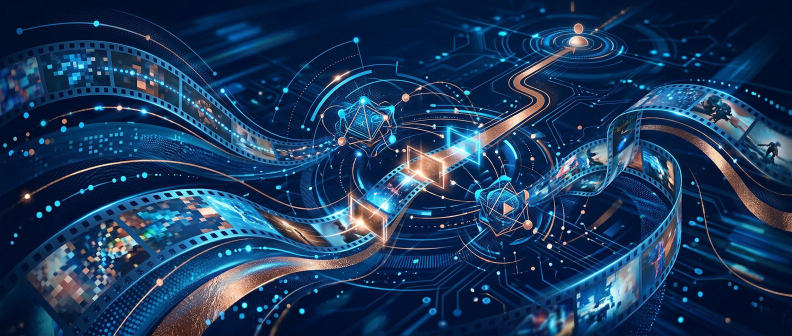
#> input picture experiments/001-youtube-citation-type/hero-source.jpg, 1584 x 672 px (shown at 1/2 size)
$ python make_og_image.py ../experiments/001-youtube-citation-type/hero-source.jpg out.png
#> lines starting #> are read from the running program, lines starting #| are printed output that depends on the picture
#> in make_og_image, base is the input picture: PIL image 1584x672 RGB; mean R, G, B 27.2, 56.8, 91.2
### src/aeo_research/og_image.py
"""Turn a raw generated image into a branded 1200×630 OpenGraph card.

The Spyglasses convention (see the example blog cards): an abstract image in
the brand palette, no words, with the gold isotype composited in the lower-
right corner. This module does the deterministic part — cover-crop to exactly
1200×630 and stamp the isotype — so the only manual step left is generating
the source art.

Used for both research-article hero/OG images and the companion blog cards.
"""

from __future__ import annotations

import io
from pathlib import Path

from PIL import Image

_ASSETS = Path(__file__).resolve().parents[2]
#: Default stamp: the gold/brass isotype the brand cards use.
DEFAULT_LOGO = _ASSETS / "site" / "public" / "brand" / "spyglasses_isotype.svg"

OG_SIZE = (1200, 630)


def _load_logo_rgba(logo: Path, width_px: int) -> Image.Image:
    """Rasterize an SVG (via cairosvg) or open a raster, as RGBA at width_px."""
    logo = Path(logo)
    if logo.suffix.lower() == ".svg":
        import cairosvg

        png_bytes = cairosvg.svg2png(url=str(logo), output_width=width_px)
        return Image.open(io.BytesIO(png_bytes)).convert("RGBA")
    img = Image.open(logo).convert("RGBA")
    h = round(width_px * img.height / img.width)
    return img.resize((width_px, h), Image.LANCZOS)


def cover_crop(img: Image.Image, size: tuple[int, int] = OG_SIZE) -> Image.Image:
    """Scale to fully cover `size`, then center-crop to it (no distortion)."""
#> called with size = (1200, 630)
    tw, th = size
    scale = max(tw / img.width, th / img.height)
#> scale = 0.938
    resized = img.resize((round(img.width * scale), round(img.height * scale)), Image.LANCZOS)
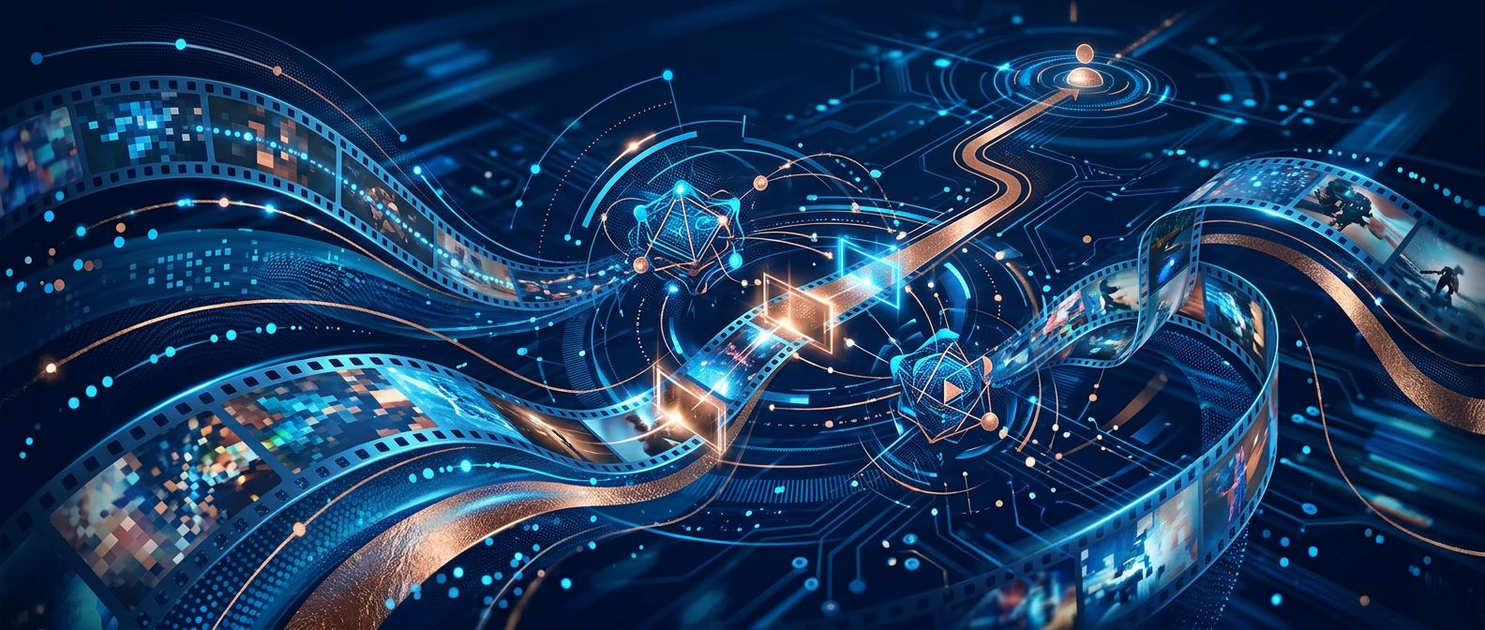
#> resized: PIL image 1485x630 RGB; mean R, G, B 27.4, 56.8, 91.2
    left = (resized.width - tw) // 2
#> left = 142
    top = (resized.height - th) // 2
#> top = 0
    return resized.crop((left, top, left + tw, top + th))
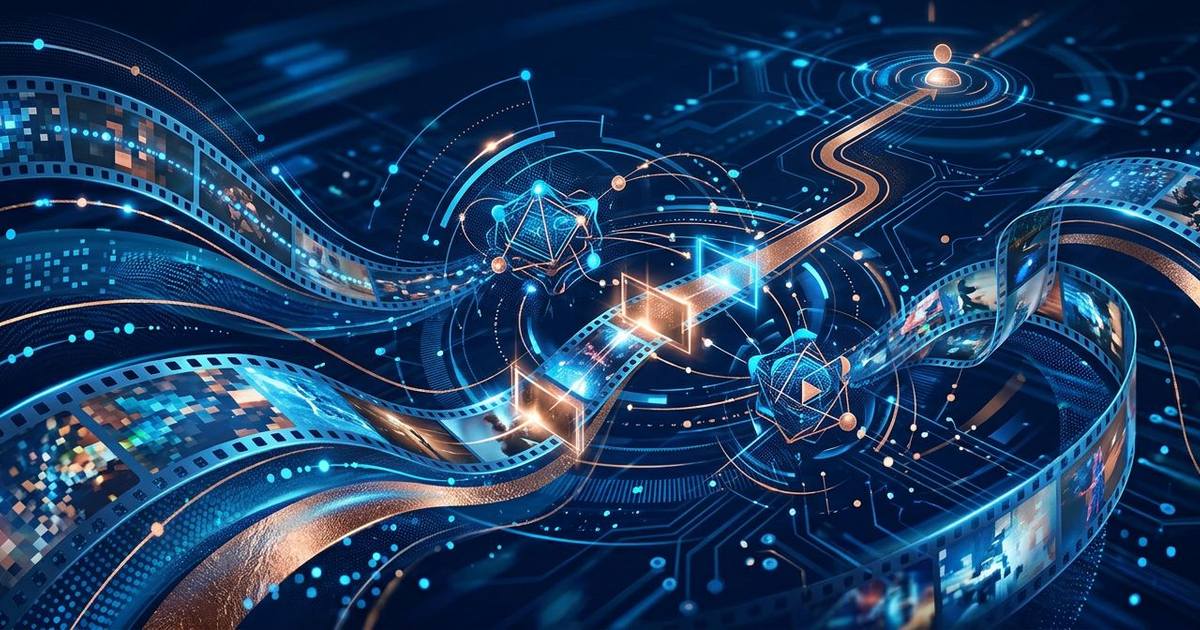
#> returned value: PIL image 1200x630 RGB; mean R, G, B 29.5, 60.7, 96.5


def make_og_image(
    src: str | Path,
    dst: str | Path,
    *,
    logo: str | Path = DEFAULT_LOGO,
    size: tuple[int, int] = OG_SIZE,
    logo_width_frac: float = 0.062,
    pad_frac: float = 0.018,
    quality: int = 90,
) -> Path:
    """Cover-crop `src` to `size`, stamp the isotype lower-right, write WEBP.

    logo_width_frac and pad_frac are fractions of the canvas width, matching
    the existing brand cards (~74 px logo, ~22 px inset on a 1200 px card).
    """
    dst = Path(dst)
    base = Image.open(src).convert("RGB")
    canvas = cover_crop(base, size).convert("RGBA")

    logo_px = round(size[0] * logo_width_frac)
    mark = _load_logo_rgba(Path(logo), logo_px)
    pad = round(size[0] * pad_frac)
    pos = (size[0] - mark.width - pad, size[1] - mark.height - pad)
    canvas.alpha_composite(mark, pos)

    dst.parent.mkdir(parents=True, exist_ok=True)
    canvas.convert("RGB").save(dst, "WEBP", quality=quality, method=6)
    return dst

### scripts/make_og_image.py
#!/usr/bin/env python3
"""Brand a raw image into a 1200×630 Spyglasses OpenGraph card.

Cover-crops the source to 1200×630 and stamps the gold isotype lower-right,
matching the brand blog cards. Output is WEBP.

Usage:
    uv run python scripts/make_og_image.py SRC DST.webp
    uv run python scripts/make_og_image.py raw.png site/public/figures/<slug>/hero-og.webp

Options:
    --logo PATH        override the stamp (default: brass isotype)
    --logo-frac FLOAT  logo width as a fraction of 1200 (default 0.062)
    --quality INT      WEBP quality (default 90)
"""

from __future__ import annotations

import argparse

from aeo_research.og_image import DEFAULT_LOGO, make_og_image


def main() -> None:
    ap = argparse.ArgumentParser(description=__doc__)
    ap.add_argument("src")
    ap.add_argument("dst")
    ap.add_argument("--logo", default=str(DEFAULT_LOGO))
    ap.add_argument("--logo-frac", type=float, default=0.062)
    ap.add_argument("--quality", type=int, default=90)
    a = ap.parse_args()

    out = make_og_image(
        a.src, a.dst, logo=a.logo, logo_width_frac=a.logo_frac, quality=a.quality
    )
    print(f"  {out}  (1200x630 WEBP)")


if __name__ == "__main__":
    main()
#> (the call stopped at in _load_logo_rgba, `png_bytes = cairosvg.svg2png(url=str(logo), output_width=width_px)`: cairosvg is not available in this run)
